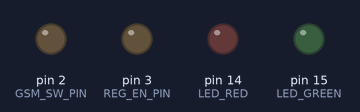
Recording of a sketch running on a simulated Arduino Mega 2560, built with avr-gcc and run on an emulated ATmega2560. Parts: output pins drawn as LEDs (lit = HIGH).

Above: at 0.1 s.
At 0.7 s:
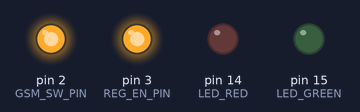
At 1.2 s:
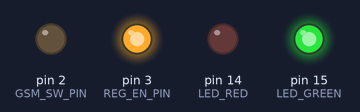
Timing chart, 0 to 2.7 s (numbered marks = the images above):
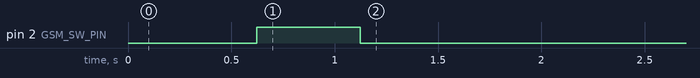

The sketch:

powerOnOffTest.ino
```cpp
#include <SoftwareSerial.h>

SoftwareSerial debug(5,6); // RX[MOSI], TX[MISO]

#define LED_RED 14
#define LED_GREEN 15

#define REG_EN_PIN 3    //active high
#define GSM_SW_PIN 2    //active Low(~)

#define SIZE_NEOWAY_OK 3
#define SIZE_RESPONSE 64


void pinsInit(void)
{
    pinMode(REG_EN_PIN, OUTPUT);
    pinMode(GSM_SW_PIN, OUTPUT);
    //giving the inactive stages at first
    digitalWrite(GSM_SW_PIN, LOW);   //gsm SW on off pin is at high now as it is internally pulled up
    digitalWrite(REG_EN_PIN, LOW);   //regulator enable pin is at low noe
    delay(500);                      //for safety
}
void powerOn(void)
{
    digitalWrite(REG_EN_PIN, HIGH);  //power the module by enabling the regulator
    delay(100);                      //wait 100ms for stability of power reach
    digitalWrite(GSM_SW_PIN,HIGH);   //gsm SW on off pin is now made Low
    delay(500);                      //keep the pin Low for 500ms
    digitalWrite(GSM_SW_PIN, LOW);   //make gsm SW on off pin pulled up again

    //Now neoway gsm module should power up now and +PBREADY type msg should come from neoway
    digitalWrite(LED_RED,LOW);      //LED notification
    digitalWrite(LED_GREEN,HIGH);
}

void powerOff(void)
{
   digitalWrite(GSM_SW_PIN,HIGH);   //gsm SW on off pin is pulled down
   delay(500);                      //for 500ms
   digitalWrite(GSM_SW_PIN, LOW);   //gsm SW on off pin is pulled up again [by nternal resistor of modem]
   delay(6000);                     //module needs this 6 sec time for power down routine and network disconnection
   digitalWrite(REG_EN_PIN,LOW);    //now turn off the main power by switching off the regulator

   digitalWrite(LED_GREEN,LOW);     //led notification
   digitalWrite(LED_RED,HIGH);
}

bool findSubString(char* mainStr, uint8_t mainLen, char* subStr, uint8_t subLen)
{
  bool ans = false;
  uint8_t count = 0;
  for(uint8_t i=0; i<mainLen; i++)
  {
    if(mainStr[i]== subStr[count])
      count++;
    else
      count = 0;
    if(count == (subLen-1))
    {
      ans = true;
      break;
    }
  }
  return ans;
}

bool sendATcommand(char* ATcommand, unsigned long timeout)
{
  uint8_t n=0;
  bool ans = false;
  char response[SIZE_RESPONSE];
  memset(response,'\0',SIZE_RESPONSE);
  unsigned long previous = 0;

  n=0;
  previous = millis();
  Serial1.flush();
  Serial1.println(ATcommand);    // Send the AT command
  do                             // this loop waits for the answer until timeouts
  {
    if(Serial1.available() > 0)
    {
      char c = Serial1.read();
      if (c != -1)
      {
        response[n] = c;
        n = ((n+1) % SIZE_RESPONSE);
        if (findSubString((char*)response,SIZE_RESPONSE, "OK", SIZE_NEOWAY_OK))
        {
          ans = true;
          break;
        }
      }
    }
  }
  while((unsigned long)(millis() - previous) < timeout);
  return ans;
}


void setup()
{
  debug.begin(19200);
  Serial1.begin(19200);

  pinMode(LED_GREEN,OUTPUT);
  pinMode(LED_RED, OUTPUT);
  pinsInit();
  debug.println("Gsm module power control pins initialized");
  powerOn();
}

void loop()
{
  //this portion is for testing AT commands to gsm Module directly
  if (debug.available())
  {
      Serial1.write(debug.read());
  }
  if (Serial1.available())
  {
    debug.write(Serial1.read());
  }

  //this portion is for gsm power testing
  /*if(debug.available()>0)
  {
    char ch = (char)debug.read();
    if(ch=='1')
    {
      debug.println("you said: powerOnModule");
      powerOn();
    }
    else if(ch=='0')
    {
      debug.println("you said: powerOffModule");
      powerOff();
    }
    else if(ch=='6')
    {
      debug.println("you queried: moduleStatus");
      bool isModuleOn = sendATcommand("AT", 2000);
      if(isModuleOn)
        debug.println("neoway is powered On");
      else
        debug.println("neoway Off");
    }//if query cmd 6 came
  }//if any command got from debug port*/
}
```
